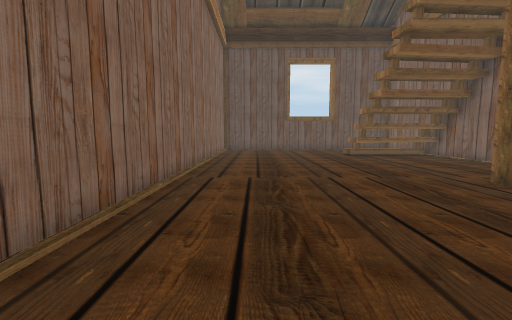
View 1 (above)

15 first-person views from a walk through a 3-D level made in the Unity game engine. The camera is 1.2 m above the floor, tilts 6° down and sees 90° across. The floor is counted in squares, 1 m on a side. Each view is taken from the middle of a square. On the plan, view 1 faces up. The plan holds only what a view shows up to about 12 squares ahead; the rest is blank. The place goes on beyond the plan. Some surface patterns are stand-ins.

View 2
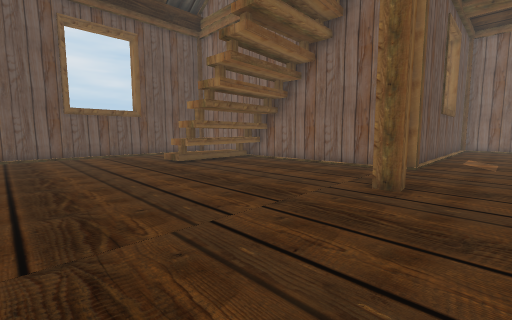

View 3
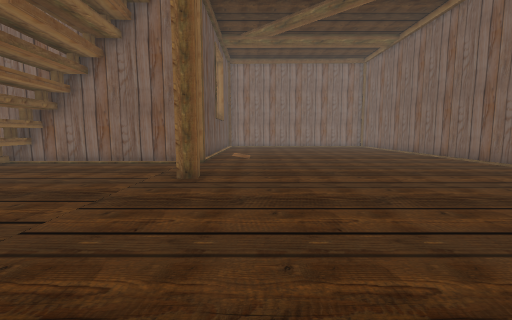

View 4
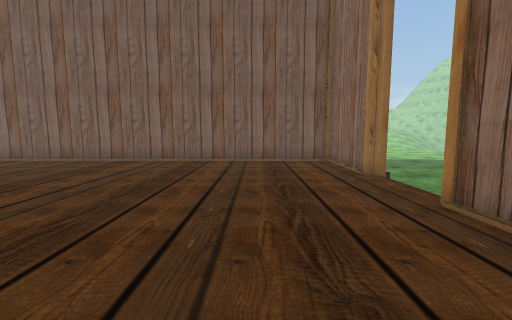

View 5
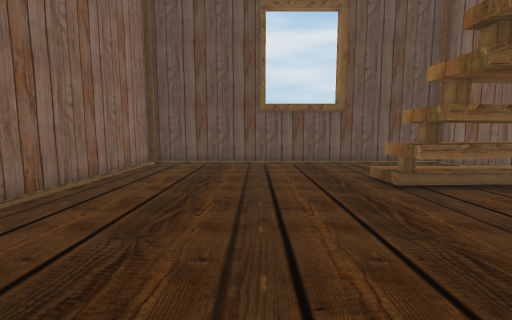

View 6
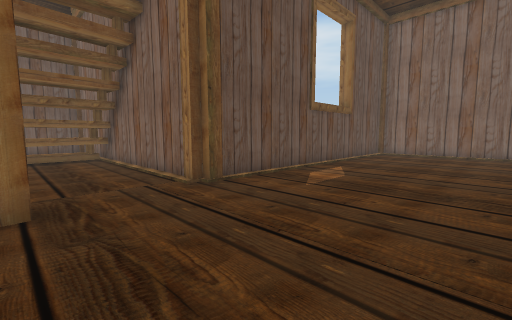

View 7
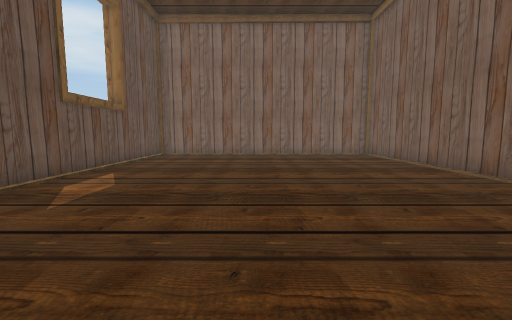

View 8
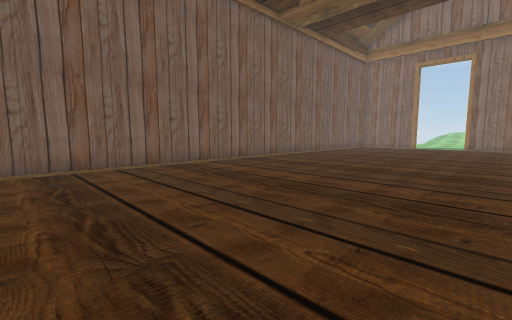

View 9
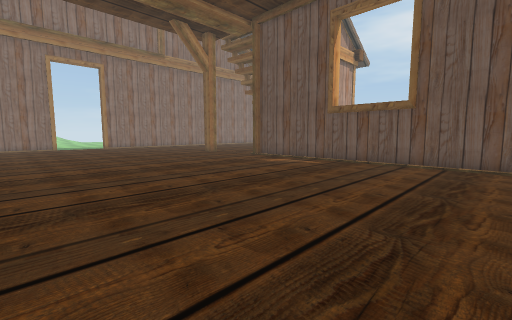

View 10
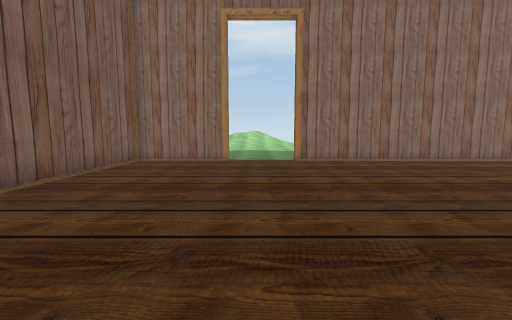

View 11
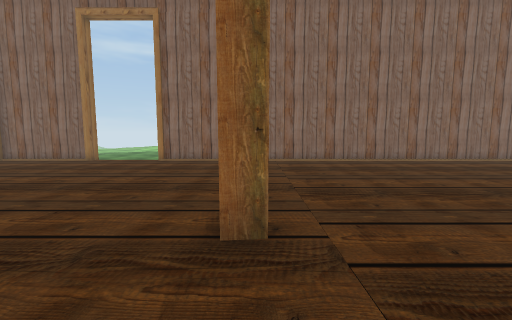

View 12
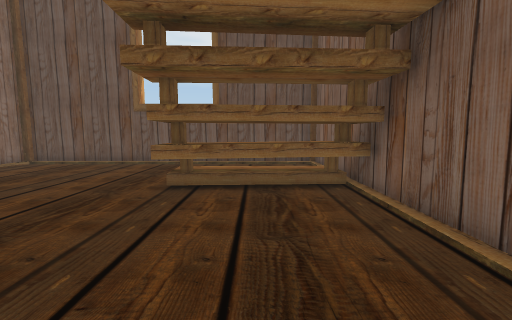

View 13
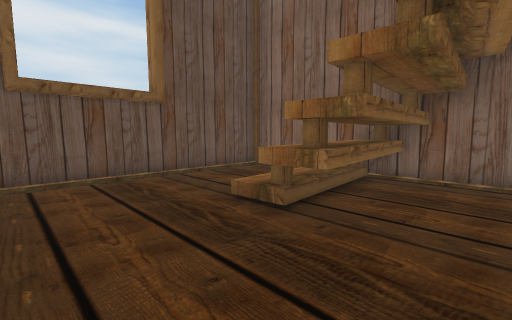

View 14
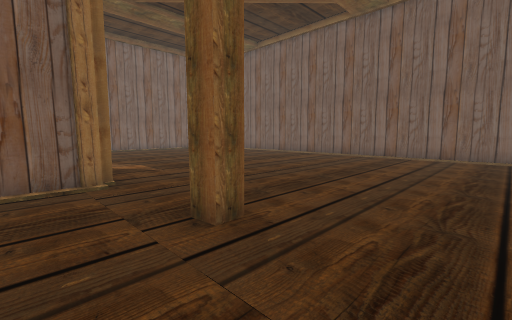

View 15
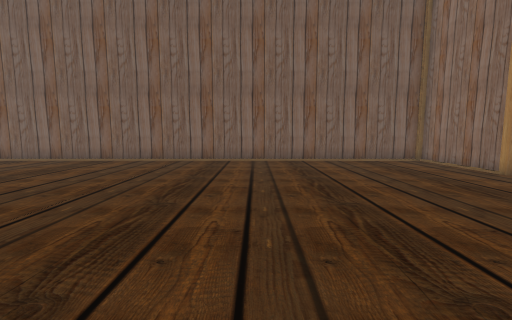

### Floor plan
Key: @ floor where view 1 was taken; # wall or solid block; . main floor; - floor 0.5 m lower than the main floor; ^ raised ledge; C column; T thing the floor can be seen under or through.
Columns run from 6 left of view 1 to 20 right of it. Each row starts with its distance up from view 1.
 18     ############
 17     #..........#
 16     #..........#
 15     #..........#
 14     #......^^^^#
 13     #......TTTT#
 12     #.......TTT#
 11     #..........#
 10     #..........#
  9     #..........#
  8     #..........#
  7     #..........##
  6     #.......C...###########
  5     #......................
  4     #......................
  3     #......................
  2    ##......................
  1    -.......................
  0    -..@....................
 -1   --.......................
 -2  --##......................
 -3 --- #......................
 -4 --- #......................
 -5 --  #######################
 -6 --

Where each view was taken, in squares from view 1:
view 1: 0 up, 0 right, facing up
view 2: 4 up, 0 right, facing up-right
view 3: 4 up, 1 left, facing right
view 4: 6 up, 1 right, facing down
view 5: 8 up, 2 right, facing up
view 6: 1 up, 6 right, facing up-right
view 7: 1 up, 7 right, facing right
view 8: 4 up, 20 right, facing down-left
view 9: 4 down, 20 right, facing up-left
view 10: 0 up, 9 right, facing left
view 11: 6 up, 9 right, facing left
view 12: 8 up, 7 right, facing up
view 13: 11 up, 2 right, facing up-right
view 14: 8 up, 3 right, facing down-right
view 15: 6 up, 5 right, facing down
